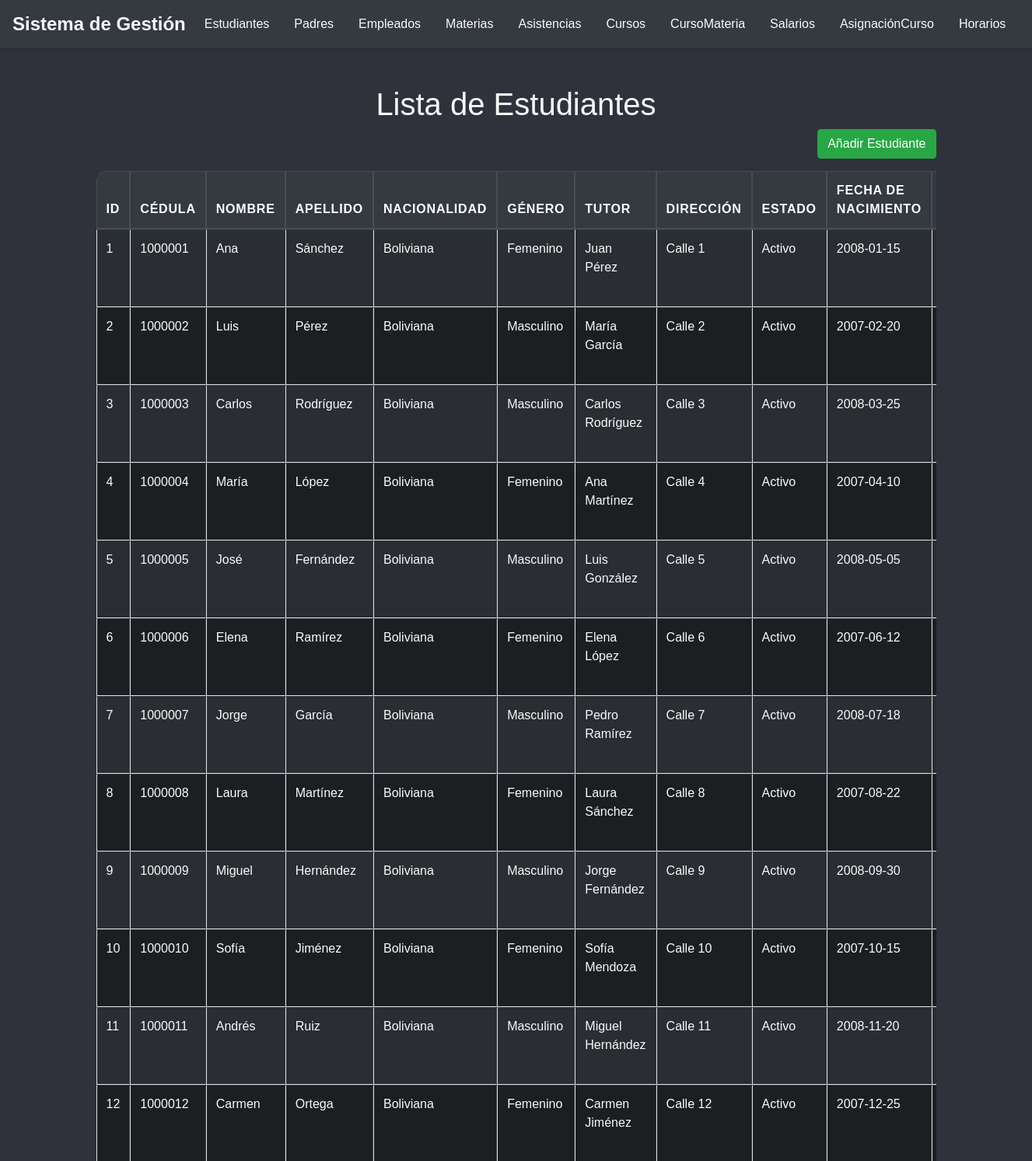
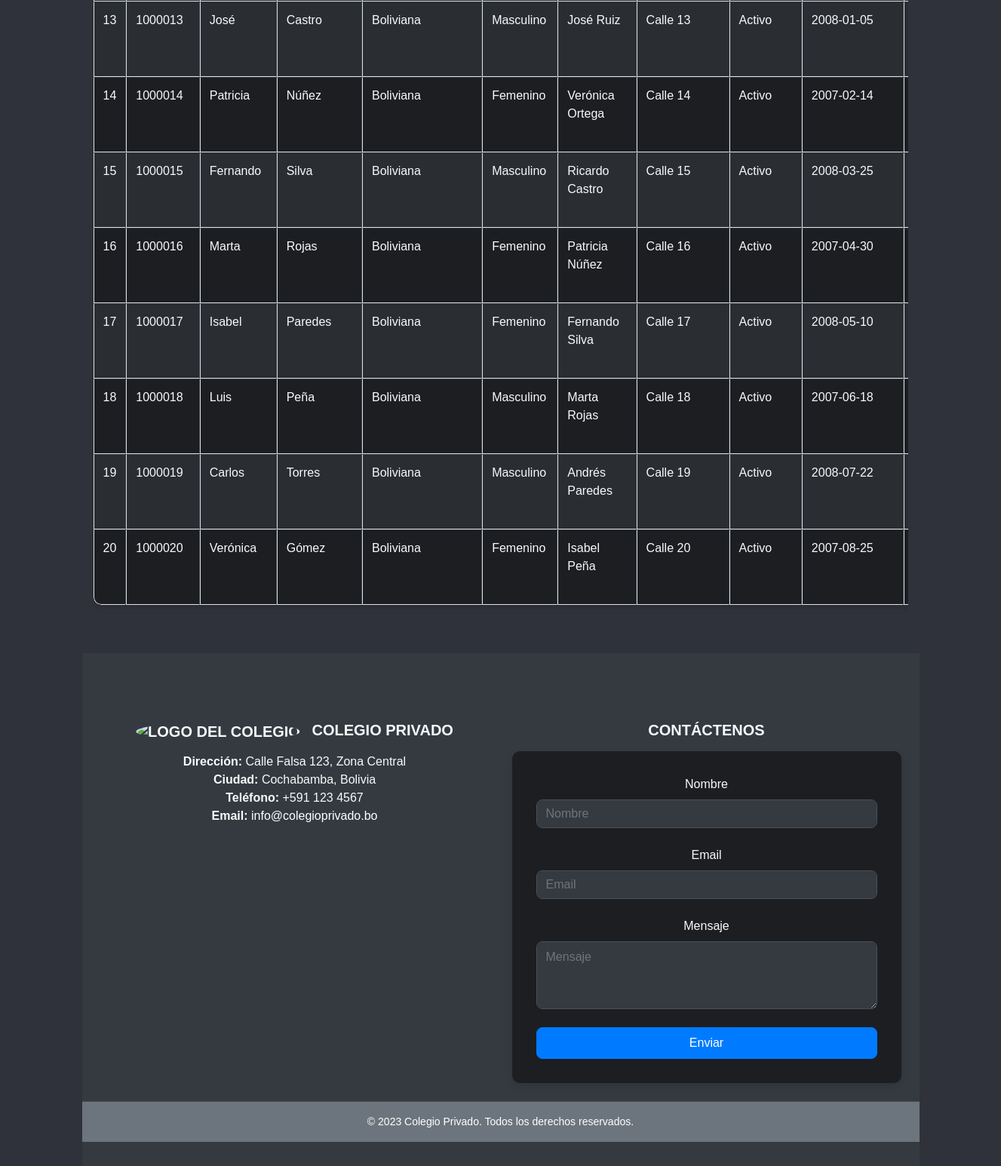
The app's page /estudiante/index.php with its own data (2 pictures, top to bottom).
### tables this page shows
CREATE TABLE ESTUDIANTE
(
    codEstudiante      INT AUTO_INCREMENT,
    cedulaIdEstudiante VARCHAR(15) NOT NULL,
    nombre             VARCHAR(45) NOT NULL,
    apellido           VARCHAR(45) NOT NULL,
    nacionalidad       VARCHAR(45),
    genero             VARCHAR(45),
    tutor              VARCHAR(45),
    direccion          VARCHAR(100),
    estado             VARCHAR(45),
    fechaNacimiento    DATE,
    celular            VARCHAR(15),
    correo             VARCHAR(45),
    codPadre           INT,
    codAsistencia      INT,
    CONSTRAINT PK_ESTUDIANTE PRIMARY KEY (codEstudiante),
    CONSTRAINT FK_ESTUDIANTE_PADRE FOREIGN KEY (codPadre) REFERENCES PADRE (codPadre),
    CONSTRAINT FK_ESTUDIANTE_ASISTENCIA FOREIGN KEY (codAsistencia) REFERENCES ASISTENCIA (codAsistencia)
);

### estudiante/index.php (the view, shortened to what this page needs)
<?php
include '../conexion.php';
include '../header.php';
?>
<div class="container-fluid">
    <h1 class="text-center mt-5 text-light">Lista de Estudiantes</h1>
    <div class="mb-3 text-right">
        <a href="anadir.php" class="btn btn-success">Añadir Estudiante</a>
    </div>
    <div class="table-responsive mt-3">
        <table class="table table-bordered table-striped w-100">
            <thead class="thead-dark">
                <tr>
                    <th>ID</th>
                    <th>Cédula</th>
                    <th>Nombre</th>
                    <th>Apellido</th>
                    <th>Nacionalidad</th>
                    <th>Género</th>
                    <th>Tutor</th>
                    <th>Dirección</th>
                    <th>Estado</th>
                    <th>Fecha de Nacimiento</th>
                    <th>Celular</th>
                </tr>
            </thead>
            <tbody>
                <?php
                $sql = "SELECT * FROM ESTUDIANTE";
                $result = $conexion->query($sql);
                if ($result->num_rows > 0) {
                    while($row = $result->fetch_assoc()) {
                        echo "<tr>
                                <td>" . $row["codEstudiante"]. "</td>
                                <td>" . $row["cedulaIdEstudiante"]. "</td>
                                <td>" . $row["nombre"]. "</td>
                                <td>" . $row["apellido"]. "</td>
                                <td>" . $row["nacionalidad"]. "</td>
                                <td>" . $row["genero"]. "</td>
                                <td>" . $row["tutor"]. "</td>
                                <td>" . $row["direccion"]. "</td>
                                <td>" . $row["estado"]. "</td>
                                <td>" . $row["fechaNacimiento"]. "</td>
                                <td>" . $row["celular"]. "</td>
                                <td>" . $row["correo"]. "</td>
                                <td>" . $row["codPadre"]. "</td>
                                <td>" . $row["codAsistencia"]. "</td>
                                <td>
                                    <a href='editar.php?id=".$row["codEstudiante"]."' class='btn btn-primary btn-sm'>Editar</a>
                                    <a href='eliminar.php?id=".$row["codEstudiante"]."' class='btn btn-danger btn-sm'>Eliminar</a>
                                </td>
                            </tr>";
                    }
                } else {
                    echo "<tr><td colspan='15' class='text-center'>No hay estudiantes</td></tr>";
                }
                ?>
            </tbody>
        </table>
    </div>
</div>
<?php
include '../footer.php';
?>

### css/styles.css (style rules this page uses)
body { font-family: Arial, sans-serif; margin: 0; background-color: #2f323a; }
h1 { color: #343a40; }
.table { width: 100%; margin-bottom: 1rem; background-color: #1c1e22; color: #f8f9fa; border-collapse: separate; border-spacing: 0; border-radius: 10px; overflow: hidden; box-shadow: 0 4px 8px rgba(0, 0, 0, 0.1); }
.table thead th { vertical-align: bottom; border-bottom: 2px solid #343a40; background-color: #343a40; color: #f8f9fa; text-transform: uppercase; letter-spacing: 0.05em; transition: background-color 0.3s ease-in-out; padding: 0.75rem; }
.table thead th:first-child { border-top-left-radius: 10px; }
.table tbody tr { transition: background-color 0.3s ease-in-out; }
.table td, .table th { padding: 0.75rem; vertical-align: top; border-top: 1px solid #343a40; }
.table td { border-right: 1px solid #343a40; }
.table tbody tr:last-child td:first-child { border-bottom-left-radius: 10px; }
.table tbody tr:nth-of-type(odd) { background-color: #2a2e33; }

### records on screen
estudiante: codEstudiante "1", cedulaIdEstudiante "1000001", nombre "Ana", apellido "Sánchez", nacionalidad "Boliviana", genero "Femenino", tutor "Juan Pérez", direccion "Calle 1", estado "Activo", fechaNacimiento "2008-01-15"
estudiante: codEstudiante "2", cedulaIdEstudiante "1000002", nombre "Luis", apellido "Pérez", nacionalidad "Boliviana", genero "Masculino", tutor "María García", direccion "Calle 2", estado "Activo", fechaNacimiento "2007-02-20"
estudiante: codEstudiante "3", cedulaIdEstudiante "1000003", nombre "Carlos", apellido "Rodríguez", nacionalidad "Boliviana", genero "Masculino", tutor "Carlos Rodríguez", direccion "Calle 3", estado "Activo", fechaNacimiento "2008-03-25"
estudiante: codEstudiante "4", cedulaIdEstudiante "1000004", nombre "María", apellido "López", nacionalidad "Boliviana", genero "Femenino", tutor "Ana Martínez", direccion "Calle 4", estado "Activo", fechaNacimiento "2007-04-10"
estudiante: codEstudiante "5", cedulaIdEstudiante "1000005", nombre "José", apellido "Fernández", nacionalidad "Boliviana", genero "Masculino", tutor "Luis González", direccion "Calle 5", estado "Activo", fechaNacimiento "2008-05-05"
estudiante: codEstudiante "6", cedulaIdEstudiante "1000006", nombre "Elena", apellido "Ramírez", nacionalidad "Boliviana", genero "Femenino", tutor "Elena López", direccion "Calle 6", estado "Activo", fechaNacimiento "2007-06-12"
estudiante: codEstudiante "7", cedulaIdEstudiante "1000007", nombre "Jorge", apellido "García", nacionalidad "Boliviana", genero "Masculino", tutor "Pedro Ramírez", direccion "Calle 7", estado "Activo", fechaNacimiento "2008-07-18"
estudiante: codEstudiante "8", cedulaIdEstudiante "1000008", nombre "Laura", apellido "Martínez", nacionalidad "Boliviana", genero "Femenino", tutor "Laura Sánchez", direccion "Calle 8", estado "Activo", fechaNacimiento "2007-08-22"
estudiante: codEstudiante "9", cedulaIdEstudiante "1000009", nombre "Miguel", apellido "Hernández", nacionalidad "Boliviana", genero "Masculino", tutor "Jorge Fernández", direccion "Calle 9", estado "Activo", fechaNacimiento "2008-09-30"
estudiante: codEstudiante "10", cedulaIdEstudiante "1000010", nombre "Sofía", apellido "Jiménez", nacionalidad "Boliviana", genero "Femenino", tutor "Sofía Mendoza", direccion "Calle 10", estado "Activo", fechaNacimiento "2007-10-15"
estudiante: codEstudiante "11", cedulaIdEstudiante "1000011", nombre "Andrés", apellido "Ruiz", nacionalidad "Boliviana", genero "Masculino", tutor "Miguel Hernández", direccion "Calle 11", estado "Activo", fechaNacimiento "2008-11-20"
estudiante: codEstudiante "12", cedulaIdEstudiante "1000012", nombre "Carmen", apellido "Ortega", nacionalidad "Boliviana", genero "Femenino", tutor "Carmen Jiménez", direccion "Calle 12", estado "Activo", fechaNacimiento "2007-12-25"
estudiante: codEstudiante "13", cedulaIdEstudiante "1000013", nombre "José", apellido "Castro", nacionalidad "Boliviana", genero "Masculino", tutor "José Ruiz", direccion "Calle 13", estado "Activo", fechaNacimiento "2008-01-05"
estudiante: codEstudiante "14", cedulaIdEstudiante "1000014", nombre "Patricia", apellido "Núñez", nacionalidad "Boliviana", genero "Femenino", tutor "Verónica Ortega", direccion "Calle 14", estado "Activo", fechaNacimiento "2007-02-14"
estudiante: codEstudiante "15", cedulaIdEstudiante "1000015", nombre "Fernando", apellido "Silva", nacionalidad "Boliviana", genero "Masculino", tutor "Ricardo Castro", direccion "Calle 15", estado "Activo", fechaNacimiento "2008-03-25"
estudiante: codEstudiante "16", cedulaIdEstudiante "1000016", nombre "Marta", apellido "Rojas", nacionalidad "Boliviana", genero "Femenino", tutor "Patricia Núñez", direccion "Calle 16", estado "Activo", fechaNacimiento "2007-04-30"
estudiante: codEstudiante "17", cedulaIdEstudiante "1000017", nombre "Isabel", apellido "Paredes", nacionalidad "Boliviana", genero "Femenino", tutor "Fernando Silva", direccion "Calle 17", estado "Activo", fechaNacimiento "2008-05-10"
estudiante: codEstudiante "18", cedulaIdEstudiante "1000018", nombre "Luis", apellido "Peña", nacionalidad "Boliviana", genero "Masculino", tutor "Marta Rojas", direccion "Calle 18", estado "Activo", fechaNacimiento "2007-06-18"
estudiante: codEstudiante "19", cedulaIdEstudiante "1000019", nombre "Carlos", apellido "Torres", nacionalidad "Boliviana", genero "Masculino", tutor "Andrés Paredes", direccion "Calle 19", estado "Activo", fechaNacimiento "2008-07-22"
estudiante: codEstudiante "20", cedulaIdEstudiante "1000020", nombre "Verónica", apellido "Gómez", nacionalidad "Boliviana", genero "Femenino", tutor "Isabel Peña", direccion "Calle 20", estado "Activo", fechaNacimiento "2007-08-25"
